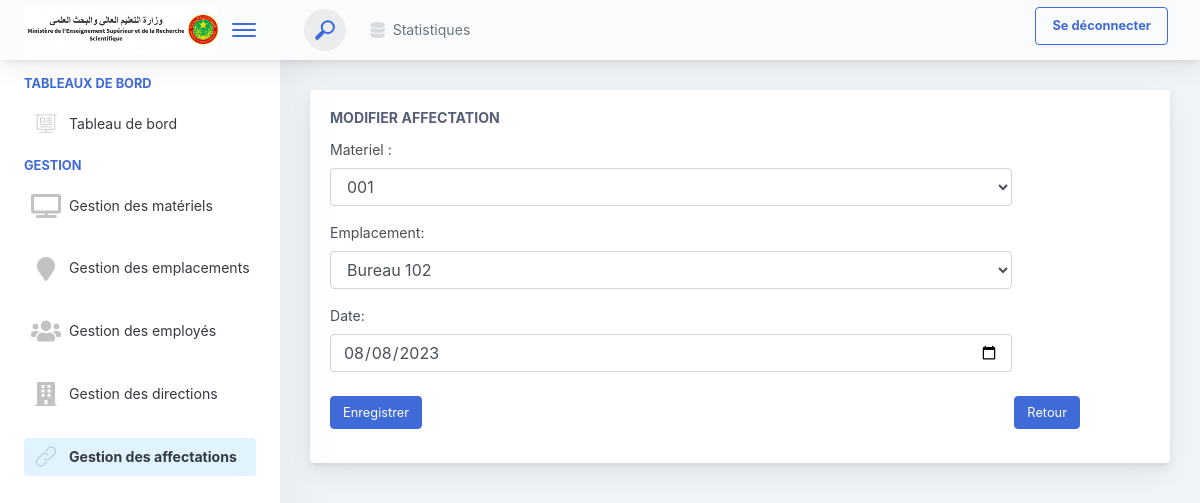
The page /edit_affectation/2 on the database its author committed.
### accounts/models.py (models this page shows, shortened)
class Affectation(models.Model):
    id_materiel = models.ForeignKey(Materiel, on_delete=models.CASCADE)
    id_emplacement = models.ForeignKey(Emplacement, on_delete=models.CASCADE)
    date = models.DateField()

class Materiel(models.Model):
    code = models.CharField(max_length=50, unique=True)
    type = models.CharField(max_length=100)
    designation = models.CharField(max_length=200)
    marque = models.CharField(max_length=100)
    caracteristique = models.TextField()
    etat = models.CharField(max_length=50)

class Emplacement(models.Model):
    designation = models.CharField(max_length=200)
    id_etablissement = models.ForeignKey(Etablissement, on_delete=models.CASCADE)
    id_employee = models.ForeignKey(Employee, on_delete=models.CASCADE)

### GestionVentes/views.py (the view)
# urls.py: path('edit_affectation/<int:id>', views.edit_affectation, name="edit_affectation"),
def edit_affectation(request, id):
    all_materiel = Materiel.objects.all()
    all_emplacement = Emplacement.objects.all()
    affectation = Affectation.objects.get(id=id)
    form = affectationForm()
    return render(request,'affectations/edit.html',{'form':form,'affectation':affectation,"navbar":'affectation','materiels':all_materiel,'emplacements':all_emplacement})

### GestionVentes/forms.py
class affectationForm(forms.ModelForm):
    class Meta:
        model= Affectation
        fields = "__all__"

### GestionVentes/templates/affectations/edit.html (shortened to what this page needs)
{% extends 'navbar.html' %}
{% block content %}
<div class="app-main__inner">
    <div class="tab-content">
        <div class="tab-pane tabs-animation fade show active" id="tab-content-0" role="tabpanel">
            <div class="main-card mb-3 card">
                <div class="card-body">
                    <h5 class="card-title">Modifier affectation</h5>
                    <form method="post" action="/update_affectation/{{ affectation.id }}">
                        <div class="form-row">
                            <div class="col-md-10">
                                <div class="position-relative form-group">
                                    <label>Materiel :</label>
                                    <select class="form-control" name="{{ form.id_materiel.name }}" required>
                                        {% for materiel in materiels %}
                                        <option value="{{ materiel.id }}"
                                            {% if materiel.id == affectation.id_materiel.id %}selected{% endif %}>
                                            {{ materiel.code }}</option>
                                        {% endfor %}
                                    </select>
                                </div>
                            </div>
                            <div class="col-md-10">
                                <div class="position-relative form-group">
                                    <label>Emplacement:</label>
                                    <select class="form-control" name="{{ form.id_emplacement.name }}" required>
                                        {% for emplacement in emplacements %}
                                        <option value="{{ emplacement.id }}"
                                            {% if emplacement.id == affectation.id_emplacement.id %}selected{% endif %}>
                                            {{ emplacement.designation }}</option>
                                        {% endfor %}
                                    </select>
                                </div>
                            </div>
                            <div class="col-md-10">
                                <div class="position-relative form-group">
                                    <label>Date:</label>
                                    <input type="date" name="{{ form.date.name }}" class="form-control"
                                        value="{{ affectation.date|date:'Y-m-d' }}" required>
                                </div>
                            </div>
                        </div>
                        <div style="display: flex; justify-content: space-between; width: 750px;">
                            <button class="mt-2 btn btn-primary">Enregistrer</button>
                            <a href="{% url 'affectation' %}" class="mt-2 btn btn-primary">
                                Retour
                            </a>
                        </div>
                    </form>
                </div>
            </div>
        </div>
    </div>
</div>
{% endblock %}

### rows shown on the page
Affectation: id_materiel "001", id_emplacement "Bureau 102", date "08/08/2023"
